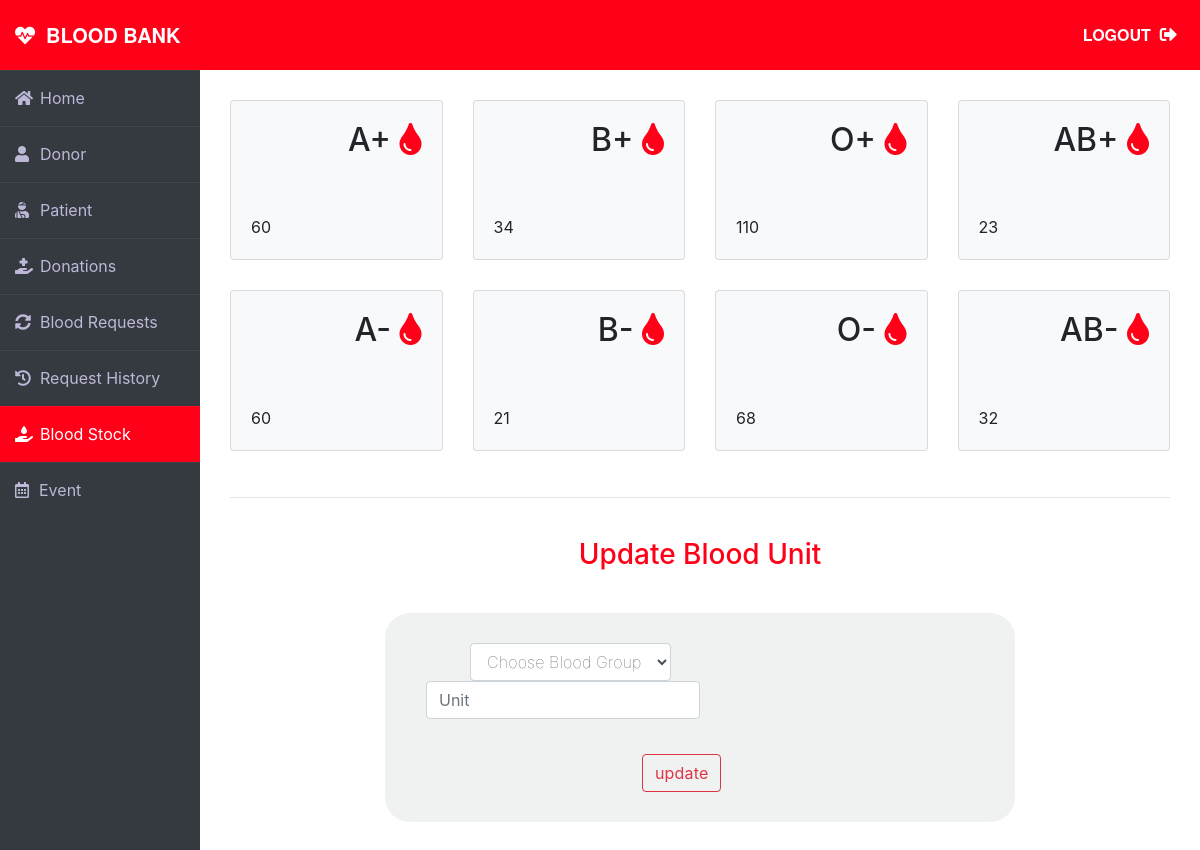
/blood-admin/admin_blood.php (signed in), run on the app's committed database.
### tables this page shows
CREATE TABLE `blood_stock` (
  `id` int(11) NOT NULL,
  `bloodgroup` varchar(255) NOT NULL,
  `quantity` int(11) NOT NULL
);

### blood-admin/admin_blood.php (the view, shortened to what this page needs)
<?php
    include "include/init.php";
    include("include/header.php");
    include("include/nav.php");
    $stmt = $connect->prepare("SELECT * FROM blood_stock WHERE bloodgroup = ?");
    $stmt->execute(["A-"]);
    $bloodAn = $stmt->fetch();
    $stmt = $connect->prepare("SELECT * FROM blood_stock WHERE bloodgroup = ?");
    $stmt->execute(["A+"]);
    $bloodAB = $stmt->fetch();
    $stmt = $connect->prepare("SELECT * FROM blood_stock WHERE bloodgroup = ?");
    $stmt->execute(["B-"]);
    $bloodBn = $stmt->fetch();
    $stmt = $connect->prepare("SELECT * FROM blood_stock WHERE bloodgroup = ?");
    $stmt->execute(["B+"]);
    $bloodBB = $stmt->fetch();
    $stmt = $connect->prepare("SELECT * FROM blood_stock WHERE bloodgroup = ?");
    $stmt->execute(["O-"]);
    $bloodOn = $stmt->fetch();
    $stmt = $connect->prepare("SELECT * FROM blood_stock WHERE bloodgroup = ?");
    $stmt->execute(["O+"]);
    $bloodOB = $stmt->fetch();
    $stmt = $connect->prepare("SELECT * FROM blood_stock WHERE bloodgroup = ?");
    $stmt->execute(["AB-"]);
    $bloodABn = $stmt->fetch();
    $stmt = $connect->prepare("SELECT * FROM blood_stock WHERE bloodgroup = ?");
    $stmt->execute(["AB+"]);
    $bloodABB = $stmt->fetch();
  ?>
<div class="wrapper ">
  <div class="main_content-card">
    <div class="row">
      <div class="col-sm-3">
        <div class="card card-bloods bg-light">
          <div class="card-body">
              <div class="blood">
                  <h2>A+ <i class="fas fa-tint"></i></h2>
              </div><br><br>
              <div>
                  <?= $bloodAB['quantity'] ?>
              </div>
          </div>
        </div>
      </div>
      <div class="col-sm-3">
          <div class="card card-bloods bg-light">
              <div class="card-body">
                  <div class="blood">
                      <h2>B+ <i class="fas fa-tint"></i></h2>
                  </div><br><br>
                  <div>
                    <?= $bloodBB['quantity'] ?>
                  </div>
              </div>
            </div>
      </div>
      <div class="col-sm-3">
          <div class="card card-bloods bg-light">
              <div class="card-body">
                  <div class="blood">
                      <h2>O+ <i class="fas fa-tint"></i></h2>
                  </div><br><br>
                  <div>
                      <?= $bloodOB['quantity'] ?>
                  </div>
              </div>
            </div>
        </div>
        <div class="col-sm-3">
          <div class="card card-bloods bg-light">
              <div class="card-body">
                  <div class="blood">
                      <h2>AB+ <i class="fas fa-tint"></i></h2>
                  </div><br><br>
                  <div>
                    <?= $bloodABB['quantity'] ?>
                  </div>
              </div>
            </div>
        </div>
    </div>
    <div class="row">
      <div class="col-sm-3">
        <div class="card card-bloods bg-light">
          <div class="card-body">
              <div class="blood">
                  <h2>A- <i class="fas fa-tint"></i></h2>
              </div><br><br>
              <div>
                <?= $bloodAn['quantity'] ?>
              </div>
          </div>
        </div>
      </div>
      <div class="col-sm-3">
          <div class="card card-bloods bg-light">
              <div class="card-body">
                  <div class="blood">
                      <h2>B- <i class="fas fa-tint"></i></h2>
                  </div><br><br>
                  <div>
                    <?= $bloodBn['quantity'] ?>
                   </div>
              </div>
            </div>
      </div>
      <div class="col-sm-3">
          <div class="card card-bloods bg-light">
              <div class="card-body">
                  <div class="blood">
                      <h2>O- <i class="fas fa-tint"></i></h2>
                  </div><br><br>
                  <div>
                      <?= $bloodOn['quantity'] ?>
                  </div>
              </div>
            </div>
        </div>
        <div class="col-sm-3">
          <div class="card card-bloods bg-light">
              <div class="card-body">
                  <div class="blood">
                      <h2>AB- <i class="fas fa-tint"></i></h2>
                  </div><br><br>
                  <div>
                        <?= $bloodABn['quantity'] ?>
                  </div>
              </div>
            </div>
        </div>
    </div>
<hr>
<br>
<h3 class="text-center"style="color:#ff0018;">Update Blood Unit</h3><br>
    <form class="form-inline card-blood-form" method="POST">
        <div class="form-group mx-sm-3 mb-6"style="margin-left:60px!important;">
            <select name="bloodgroup" class="form-control">
                <option disabled="disabled" selected="selected">Choose Blood Group</option>
            </select>
          </div>
        <div class="form-group mx-sm-3 mb-6">
          <input type="number" class="form-control" name="quantity" placeholder="Unit">
        </div>
        <button type="submit" name="update" class="btn btn-outline-danger">update</button>
      </form>
</div>
</div>
<?php include("include/footer.php") ?>

### blood-admin/layout/css/main.css (style rules this page uses)
body { overflow-x: hidden; }
.wrapper { margin: 0 auto;display: flex; }
.main_content-card { width: 100%; margin-left: 230px; margin-right: 30px; margin-top: 100px; }
.main_content-card .card-bloods { margin-bottom: 30px; }
.main_content-card .card-bloods h2 { text-align: end; }
.main_content-card .card-bloods i { color:#ff0018 }
.card-blood-form { position: relative; max-width: 630px; min-width: 528px; box-sizing: border-box; padding: 30px 25px; background-color: #343a4012; border-radius: 25px; margin: 40px 0; margin-top: 10px; left: 50%; text-align: center; transform: translate(-50%, 0); }
.transition, form button, form .question label, form .question input[type="text"] { -moz-transition: all 0.25s cubic-bezier(0.53, 0.01, 0.35, 1.5); -o-transition: all 0.25s cubic-bezier(0.53, 0.01, 0.35, 1.5); -webkit-transition: all 0.25s cubic-bezier(0.53, 0.01, 0.35, 1.5); transition: all 0.25s cubic-bezier(0.53, 0.01, 0.35, 1.5); }
form { position: relative; display: inline-block; max-width: 700px; min-width: 600px; box-sizing: border-box; padding: 30px 25px; background-color:#343a402b; border-radius: 25px; margin: 40px 0; left: 50%; -moz-transform: translate(-50%, 0); -ms-transform: translate(-50%, 0); -webkit-transform: translate(-50%, 0); transform: translate(-50%, 0); }
form select { border: 1px solid #ff0018; line-height: 0; font-size: 17px; width: 100%; display: block; box-sizing: border-box; padding: 10px 15px; border-radius: 60px; color: #ff0018; font-weight: 100; letter-spacing: 0.01em; position: relative; z-index: 1; }
form button { margin-top: 35px; background-color: white; border: 1px solid #ff0018; line-height: 0; font-size: 17px; display: inline-block; box-sizing: border-box; padding: 20px 15px; border-radius: 60px; color: #ff0018; font-weight: 100; letter-spacing: 0.01em; position: relative; z-index: 1; margin-left: 40%; cursor: pointer; }

### data on the page
blood_stock: quantity "60"
blood_stock: quantity "34"
blood_stock: quantity "110"
blood_stock: quantity "23"
blood_stock: quantity "60"
blood_stock: quantity "21"
blood_stock: quantity "68"
blood_stock: quantity "32"
